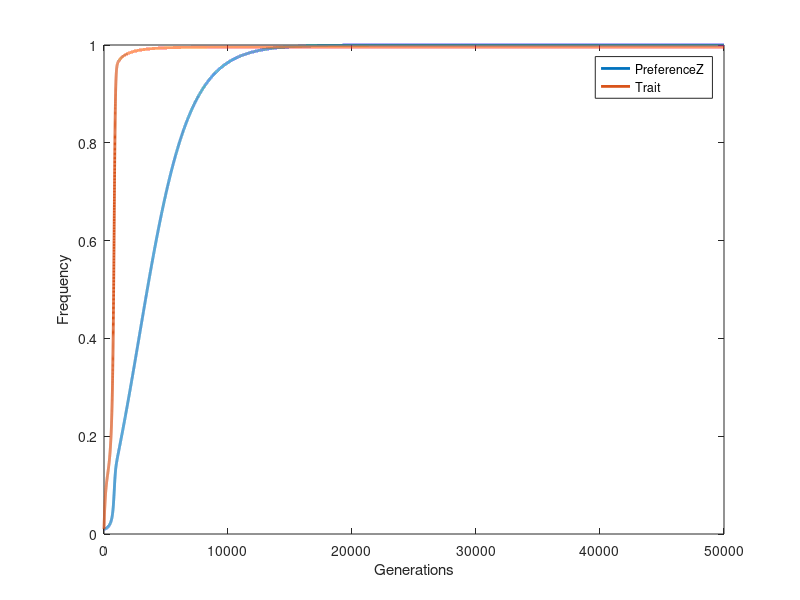

This chart was generated by the following MATLAB code: (Note: a time limit stopped this script after it produced the figure.)
clc
clear


%CODE FOR Z-ENCODED PREFERENCE AND AUTOSOMAL TRAIT
%Z is the focal preference allele, and T is the focal trait allele
%see Muralidhar 2019 (https://www.nature.com/articles/s41586-019-1271-7)
%for more details

% note that the sexually antagonistic trait allele (T) described below is beneficial in males, and
% deleterious in females, in constrast to the trait described in the cases of
% W-linked and X-linked preferences.


% Genotype order: females: zw tt, zw Tt, zw TT, Zw tt, Zw Tt, Zw TT
%                 males:   zz tt, zz Tt, zz TT, Zz tt, Zz Tt, Zz TT, ZZ tt, ZZ Tt, ZZ TT
% all: zz tt, zz Tt, zz TT, Zz tt, Zz Tt, Zz TT, ZZ tt, ZZ Tt, ZZ TT, zw tt, zw Tt, zw TT, Zw tt, Zw Tt, Zw TT

gens = 50000; %number of generations

sf = 0.1; % viability cost of mutant trait allele to homozyg. females 
sm = 0.05; % viability benefit of mutant trait allele to homozyg. males

h = 0.5; % dominance of mutant trait allele, T, with respect to wild-type allele, t
 
alpha = 5; %strength of preference for TT males (see Figure 2 in Muralidhar 2019)

vf = [1; 1-h*sf; 1-sf; 1; 1-h*sf; 1-sf]; % viabilities of female genotypes
vm = [1; 1+h*sm; 1+sm; 1; 1+h*sm; 1+sm; 1; 1+h*sm; 1+sm]; % viabilities of male genotypes

u = 0;      % mutation rate at preference locus, probability per replication
v = 0.001;  % mutation rate at trait locus, probability per replication


%% mate propensity matrix

% used to generate M(i,j), the fraction, out of all matings, that are between an i female and a j male 

Mp = [1,1,1,1,1,1,1,1,1;
      1,1,1,1,1,1,1,1,1;
      1,1,1,1,1,1,1,1,1;
      1,alpha^(h),alpha,1,alpha^(h),alpha,1,alpha^(h),alpha;
      1,alpha^(h),alpha,1,alpha^(h),alpha,1,alpha^(h),alpha;
      1,alpha^(h),alpha,1,alpha^(h),alpha,1,alpha^(h),alpha];
  
%% gamete fractions  

% s(i,k) is the fraction of type i male's gametes that are type k
% sperm types ordered zt, zT, Zt, ZT
  
s = [(1-u)*(1-v), (1-u)*v, u*(1-v), u*v;
       (1-u)/2, (1-u)/2, u/2, u/2;
       (1-u)*v, (1-u)*(1-v), u*v, u*(1-v);
       (1-v)/2, v/2, (1-v)/2, v/2;
       1/4, 1/4, 1/4, 1/4;
       v/2, (1-v)/2, v/2, (1-v)/2;
       u*(1-v), u*v, (1-u)*(1-v), (1-u)*v;
       u/2, u/2, (1-u)/2, (1-u)/2;
       u*v, u*(1-v), (1-u)*v, (1-u)*(1-v)];
   
% e(i,k) is the fraction of type i female's gametes that are type k
% egg types ordered zt, zT, Zt, ZT, wt, wT
   
e = [(1-u)*(1-v)/2, (1-u)*v/2, u*(1-v)/2, u*v/2, (1-v)/2, v/2;
         (1-u)/4, (1-u)/4, u/4, u/4, 1/4, 1/4;
         (1-u)*v/2, (1-u)*(1-v)/2, u*v/2, u*(1-v)/2, v/2, (1-v)/2;
         u*(1-v)/2, u*v/2, (1-u)*(1-v)/2, (1-u)*v/2, (1-v)/2, v/2;
         u/4, u/4, (1-u)/4, (1-u)/4, 1/4, 1/4;
         u*v/2, u*(1-v)/2, (1-u)*v/2, (1-u)*(1-v)/2, v/2, (1-v)/2];
     
%% offspring matrix

% O(i,j,k) is the fraction, out of the offspring produced by (i,j) matings,
% that are type k (among all ordered genotypes)

O = zeros(6,9,15);

for j = 1:6
    for i = 1:9
        
        O(j,i,:) = [s(i,1)*e(j,1), s(i,1)*e(j,2)+s(i,2)*e(j,1), s(i,2)*e(j,2),...
                    s(i,1)*e(j,3)+s(i,3)*e(j,1), s(i,1)*e(j,4)+s(i,2)*e(j,3)+s(i,3)*e(j,2)+s(i,4)*e(j,1), s(i,2)*e(j,4)+s(i,4)*e(j,2),...
                    s(i,3)*e(j,3), s(i,3)*e(j,4)+s(i,4)*e(j,3), s(i,4)*e(j,4),...
                    s(i,1)*e(j,5), s(i,1)*e(j,6)+s(i,2)*e(j,5), s(i,2)*e(j,6),...
                    s(i,3)*e(j,5), s(i,3)*e(j,6)+s(i,4)*e(j,5), s(i,4)*e(j,6)];
                
    end
end

%% loop over generations

p = zeros(6,gens); % female genotype frequencies
q = zeros(9,gens); % male genotype frequencies

startZ = 0.01; % starting frequency of mutant Z allele
startT = 0.01; % starting frequency of mutant T allele


%starting frequencies of all genotypes, in HWE
start_p = [(1-startZ)*(1-startT)^2; (1-startZ)*2*startT*(1-startT); (1-startZ)*startT^2; startZ*(1-startT)^2;...
          startZ*2*startT*(1-startT); startZ*startT^2];
      
start_q = [(1-startZ)^2*(1-startT)^2; (1-startZ)^2*2*startT*(1-startT); (1-startZ)^2*startT^2; ...
          2*startZ*(1-startZ)*(1-startT)^2; 2*startZ*(1-startZ)*2*startT*(1-startT); 2*startZ*(1-startZ)*startT^2; ...
          startZ^2*(1-startT)^2; startZ^2*2*startT*(1-startT); startZ^2*startT^2];
      
%normalize starting frequencies
p(:,1) = start_p/sum(start_p);
q(:,1) = start_q/sum(start_q);


for g = 2:gens
    
    pv = p(:,g-1).*vf; pv = pv/sum(pv); % female genotypes frequencies after viability selection
    qv = q(:,g-1).*vm; qv = qv/sum(qv); % male genotypes frequencies after viability selection
    
    M = repmat(qv',6,1).*Mp;
    M = M./repmat(sum(M')',1,9);
    M = M.*repmat(pv,1,9);
    M = M/sum(sum(M));
    % M(i,j) is the fraction, out of all matings, that are between an i female and a j male
    
    offspring = repmat(M,1,1,15).*O;
    
    geno = sum(squeeze(sum(offspring)));
    
    q(:,g) = geno(1:9)/sum(geno(1:9));
    p(:,g) = geno(10:15)/sum(geno(10:15));
    
end

figure('Position',[100 100 500 400])
set(gcf,'Color','w');
set(gca,'FontName','times');


plot(1:gens, sum(p(4:6,:)), 'Linewidth', 2)
hold on
plot(1:gens, sum(p([2,5],:))/2 + sum(p([3,6],:)), 'Linewidth', 2)
axis([0 gens 0 1])
legend('PreferenceZ', 'Trait')
axis([0 gens 0 1])

xlabel('Generations')
ylabel('Frequency')
